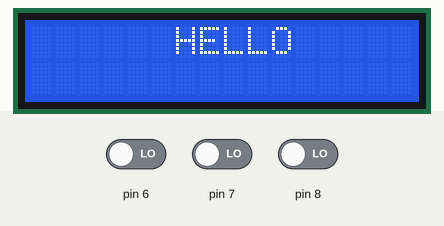
The sketch below on a simulated Arduino Uno, built with avr-gcc and run on an emulated ATmega328P. Parts: 16×2 character LCD. Inputs (shaded band) come from the test bench; at power-on: pin 7 LOW, pin 6 LOW, pin 8 LOW.

Above: at 1.2 s.
1.3 s: pin 7 driven HIGH
At 2.5 s:
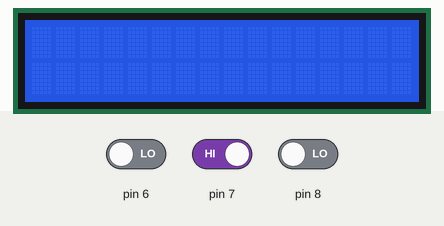
2.8 s: pin 6 driven HIGH
Timing chart, 0 to 5.8 s (numbered marks = the images above; inputs shaded):
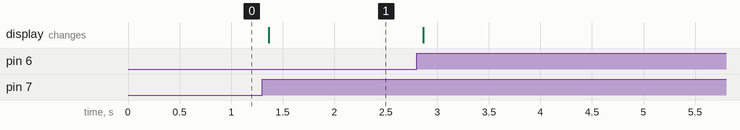

The sketch:

B6.ino
```cpp
#include<LiquidCrystal.h>
LiquidCrystal lcd(12,11,5,4,3,2);
void setup() {
  lcd.begin(16,2);
  pinMode(7,INPUT);
  pinMode(8,INPUT);
  pinMode(6,INPUT);
  lcd.setCursor(6, 0);
  lcd.print("HELLO");
}
byte btn_L_state=LOW;
byte btn_R_state=LOW;
byte btn_D_state=LOW;
byte mode=HIGH;
void loop() {
  if(!btn_L_state&&digitalRead(6)){
    lcd.scrollDisplayLeft();
    lcd.scrollDisplayLeft();
  }
  if(!btn_D_state&&digitalRead(7)){
    mode?lcd.noDisplay():lcd.display();
    mode=!mode;
  }
  if(!btn_R_state&&digitalRead(8)){
    lcd.scrollDisplayRight();
    lcd.scrollDisplayRight();
  }

  btn_L_state=digitalRead(6);
  btn_D_state=digitalRead(7);
  btn_R_state=digitalRead(8);

  delay(100);
}
```

Measured:
- after the input at 1.3 s, the display: changes after 0.06 s (image 1)
